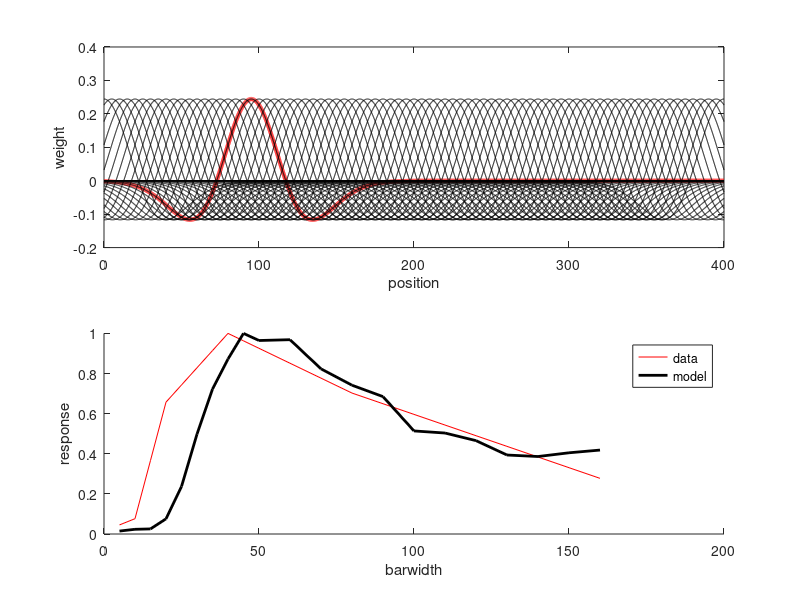

This chart was generated by the following MATLAB code: (Note: this script raises an error after producing the figure.)
clc; close all;
load AllTuningReversingGrating
cellNo=7;
% grating stimuli re OffT
positions = 0:5:400;
xloc = 0:0.1:400;
CenterSD = 20;
SurroundSD =27;
surroundWeight = 01.02 * CenterSD/SurroundSD;
clear GaussRF;

for sub = 1:length(positions)
    GaussRF(sub, :) = exp(-(xloc - positions(sub)).^2/(2*CenterSD^2)) - surroundWeight * exp(-(xloc - positions(sub)).^2/(2*SurroundSD^2));
end

figure(3); clf
ax(1)=subplot(2, 1, 1);
plot(xloc, GaussRF(20, :), 'r', 'LineWidth', 3); hold on
plot(xloc, GaussRF, 'k');
xlabel('position');
ylabel('weight');

% Bar stimulus

barWidth=inhBarAll{cellNo};
denseBar=[5:5:51 60:10:160];
inhBarRespAll{cellNo}=interp1(barWidth, inhBarRespAll{cellNo}, denseBar);
barWidth=denseBar;
numShuffles =5;
barResp = zeros(1, length(barWidth));
for width = 1:length(barWidth)
    barStim = sign(sin(2*pi.*xloc./(barWidth(width)*2)));
    for shuffle = 1:numShuffles
        tempBarStim = circshift(barStim, randi(barWidth(width)));
        for sub = 1:length(positions)
            subResp = sum(GaussRF(sub, :) .* tempBarStim);
            if (subResp > 0)
                barResp(width) = barResp(width) + subResp;
            end
        end
    end
end
ax(2)=subplot(2, 1, 2);
hold all;
plot(barWidth, inhBarRespAll{cellNo},'r');
plot(barWidth, barResp / max(barResp),'k','LineWidth', 2);
xlabel('barwidth')
ylabel('response');
legend('data','model');


%% fit the subunit model for OffT traces to contrast reversing gratings.
clc; close all;
load AllTuningReversingGrating
% fitOutput=zeros(numel(inhBarAll),5);

options = optimset('PlotFcns','optimplotfval','TolX',1e-2,'MaxIter',200,'TolFun',1e-3);
for  cellNo=7
    [x fval] = fminsearchbnd(@(x) subunitModelFittingWrapper(x,inhBarAll{cellNo}, inhBarRespAll{cellNo}),[15 0.9 15 0.3],[12 0.6 10 0], [50, 1.05 20 0.6],options);
    figure('position',[100 100 1000 500]);
    hold all;
    plot(inhBarAll{cellNo}, inhBarRespAll{cellNo},'k');
    barResp=subunitModelWrapper(x, inhBarAll{cellNo});
    plot(inhBarAll{cellNo},barResp,'r');
    legend('data','model');
    fprintf('%s  %f %s %f %s %f \n','cell ID ', cellNo, 'surround size ', x(1),' surround strength ', x(2));
    fitOutput(cellNo,:)=[x fval];
    title(sprintf('%s %d  %s %f %s %f','cell ID ', cellNo, 'surSize ', x(1),' Sstrength ', x(2)));
end

%%  plot the summary of subunit fitting
figure; scatter(fitOutput(:,1), fitOutput(:,2)); xlim([0 50]); ylim([0 1.2]); hold all; 
 eb(1) = errorbar(mean(fitOutput(:,1)),mean(fitOutput(:,2)),ste(fitOutput(:,1)), 'horizontal', 'LineStyle', 'none');
    eb(2) = errorbar(mean(fitOutput(:,1)),mean(fitOutput(:,2)),ste(fitOutput(:,2)), 'vertical', 'LineStyle', 'none');
%% look at theoretical landscape of different surround size and strength 
[xx,yy]=meshgrid(10:1:60, 0.5:0.01:1);
F=zeros(size(xx));
for i=1:size(F,1)
    for j=1:size(F,2)
        tic
        F(i,j) = subunitModelSup([xx(i,j) yy(i,j)]);
        toc
    end
end
figure; surf(xx,yy,F); colorbar; 
figure;  contourf(F,'showtext','on'); colorbar;
figure;surfc(xx,yy,F,'FaceAlpha',1 ); colorbar; 
